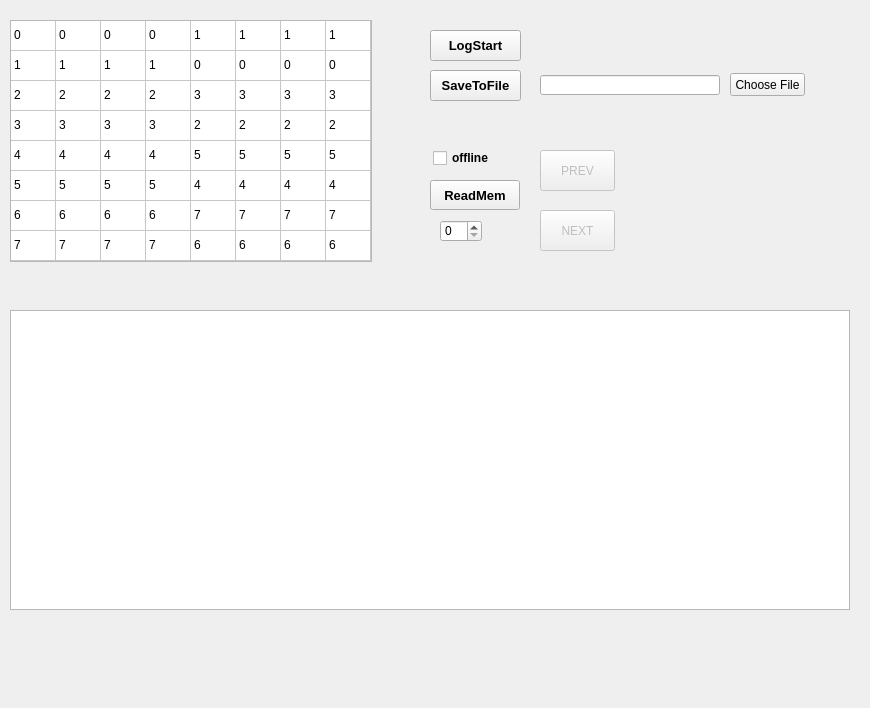
<?xml version="1.0" encoding="UTF-8"?>
<ui version="4.0">
 <class>Form_PWMs</class>
 <widget class="QWidget" name="Form_PWMs">
  <property name="geometry">
   <rect>
    <x>0</x>
    <y>0</y>
    <width>870</width>
    <height>708</height>
   </rect>
  </property>
  <property name="windowTitle">
   <string>Form_PWMs</string>
  </property>
  <widget class="QPushButton" name="pushButton_prevPWM">
   <property name="enabled">
    <bool>false</bool>
   </property>
   <property name="geometry">
    <rect>
     <x>540</x>
     <y>150</y>
     <width>75</width>
     <height>41</height>
    </rect>
   </property>
   <property name="text">
    <string>PREV</string>
   </property>
  </widget>
  <widget class="QPushButton" name="pushButton_nextPWM">
   <property name="enabled">
    <bool>false</bool>
   </property>
   <property name="geometry">
    <rect>
     <x>540</x>
     <y>210</y>
     <width>75</width>
     <height>41</height>
    </rect>
   </property>
   <property name="text">
    <string>NEXT</string>
   </property>
  </widget>
  <widget class="QPushButton" name="pushButton_readmem">
   <property name="geometry">
    <rect>
     <x>430</x>
     <y>180</y>
     <width>90</width>
     <height>30</height>
    </rect>
   </property>
   <property name="font">
    <font>
     <pointsize>10</pointsize>
     <weight>75</weight>
     <bold>true</bold>
    </font>
   </property>
   <property name="text">
    <string>ReadMem</string>
   </property>
  </widget>
  <widget class="QPushButton" name="pushButton_logstart">
   <property name="geometry">
    <rect>
     <x>430</x>
     <y>30</y>
     <width>91</width>
     <height>31</height>
    </rect>
   </property>
   <property name="font">
    <font>
     <pointsize>10</pointsize>
     <weight>75</weight>
     <bold>true</bold>
    </font>
   </property>
   <property name="text">
    <string>LogStart</string>
   </property>
  </widget>
  <widget class="QCheckBox" name="checkBox_offline">
   <property name="geometry">
    <rect>
     <x>433</x>
     <y>150</y>
     <width>71</width>
     <height>16</height>
    </rect>
   </property>
   <property name="font">
    <font>
     <weight>75</weight>
     <bold>true</bold>
    </font>
   </property>
   <property name="text">
    <string>offline</string>
   </property>
  </widget>
  <widget class="QSpinBox" name="spinBox_MemDataSelect">
   <property name="enabled">
    <bool>true</bool>
   </property>
   <property name="geometry">
    <rect>
     <x>440</x>
     <y>220</y>
     <width>42</width>
     <height>22</height>
    </rect>
   </property>
   <property name="minimum">
    <number>0</number>
   </property>
   <property name="value">
    <number>0</number>
   </property>
  </widget>
  <widget class="QPushButton" name="pushButton_saveMemDataToFile">
   <property name="geometry">
    <rect>
     <x>430</x>
     <y>70</y>
     <width>91</width>
     <height>31</height>
    </rect>
   </property>
   <property name="font">
    <font>
     <pointsize>10</pointsize>
     <weight>75</weight>
     <bold>true</bold>
    </font>
   </property>
   <property name="text">
    <string>SaveToFile</string>
   </property>
  </widget>
  <widget class="QTableWidget" name="tableWidget_PWM">
   <property name="geometry">
    <rect>
     <x>10</x>
     <y>20</y>
     <width>362</width>
     <height>242</height>
    </rect>
   </property>
   <property name="rowCount">
    <number>8</number>
   </property>
   <property name="columnCount">
    <number>8</number>
   </property>
   <attribute name="horizontalHeaderVisible">
    <bool>false</bool>
   </attribute>
   <attribute name="horizontalHeaderDefaultSectionSize">
    <number>45</number>
   </attribute>
   <attribute name="horizontalHeaderMinimumSectionSize">
    <number>21</number>
   </attribute>
   <attribute name="verticalHeaderVisible">
    <bool>false</bool>
   </attribute>
   <attribute name="verticalHeaderHighlightSections">
    <bool>true</bool>
   </attribute>
   <row/>
   <row/>
   <row/>
   <row/>
   <row/>
   <row/>
   <row/>
   <row/>
   <column/>
   <column/>
   <column/>
   <column/>
   <column/>
   <column/>
   <column/>
   <column/>
   <item row="0" column="0">
    <property name="text">
     <string>0</string>
    </property>
   </item>
   <item row="0" column="1">
    <property name="text">
     <string>0</string>
    </property>
   </item>
   <item row="0" column="2">
    <property name="text">
     <string>0</string>
    </property>
   </item>
   <item row="0" column="3">
    <property name="text">
     <string>0</string>
    </property>
   </item>
   <item row="0" column="4">
    <property name="text">
     <string>1</string>
    </property>
   </item>
   <item row="0" column="5">
    <property name="text">
     <string>1</string>
    </property>
   </item>
   <item row="0" column="6">
    <property name="text">
     <string>1</string>
    </property>
   </item>
   <item row="0" column="7">
    <property name="text">
     <string>1</string>
    </property>
   </item>
   <item row="1" column="0">
    <property name="text">
     <string>1</string>
    </property>
   </item>
   <item row="1" column="1">
    <property name="text">
     <string>1</string>
    </property>
   </item>
   <item row="1" column="2">
    <property name="text">
     <string>1</string>
    </property>
   </item>
   <item row="1" column="3">
    <property name="text">
     <string>1</string>
    </property>
   </item>
   <item row="1" column="4">
    <property name="text">
     <string>0</string>
    </property>
   </item>
   <item row="1" column="5">
    <property name="text">
     <string>0</string>
    </property>
   </item>
   <item row="1" column="6">
    <property name="text">
     <string>0</string>
    </property>
   </item>
   <item row="1" column="7">
    <property name="text">
     <string>0</string>
    </property>
   </item>
   <item row="2" column="0">
    <property name="text">
     <string>2</string>
    </property>
   </item>
   <item row="2" column="1">
    <property name="text">
     <string>2</string>
    </property>
   </item>
   <item row="2" column="2">
    <property name="text">
     <string>2</string>
    </property>
   </item>
   <item row="2" column="3">
    <property name="text">
     <string>2</string>
    </property>
   </item>
   <item row="2" column="4">
    <property name="text">
     <string>3</string>
    </property>
   </item>
   <item row="2" column="5">
    <property name="text">
     <string>3</string>
    </property>
   </item>
   <item row="2" column="6">
    <property name="text">
     <string>3</string>
    </property>
   </item>
   <item row="2" column="7">
    <property name="text">
     <string>3</string>
    </property>
   </item>
   <item row="3" column="0">
    <property name="text">
     <string>3</string>
    </property>
   </item>
   <item row="3" column="1">
    <property name="text">
     <string>3</string>
    </property>
   </item>
   <item row="3" column="2">
    <property name="text">
     <string>3</string>
    </property>
   </item>
   <item row="3" column="3">
    <property name="text">
     <string>3</string>
    </property>
   </item>
   <item row="3" column="4">
    <property name="text">
     <string>2</string>
    </property>
   </item>
   <item row="3" column="5">
    <property name="text">
     <string>2</string>
    </property>
   </item>
   <item row="3" column="6">
    <property name="text">
     <string>2</string>
    </property>
   </item>
   <item row="3" column="7">
    <property name="text">
     <string>2</string>
    </property>
   </item>
   <item row="4" column="0">
    <property name="text">
     <string>4</string>
    </property>
   </item>
   <item row="4" column="1">
    <property name="text">
     <string>4</string>
    </property>
   </item>
   <item row="4" column="2">
    <property name="text">
     <string>4</string>
    </property>
   </item>
   <item row="4" column="3">
    <property name="text">
     <string>4</string>
    </property>
   </item>
   <item row="4" column="4">
    <property name="text">
     <string>5</string>
    </property>
   </item>
   <item row="4" column="5">
    <property name="text">
     <string>5</string>
    </property>
   </item>
   <item row="4" column="6">
    <property name="text">
     <string>5</string>
    </property>
   </item>
   <item row="4" column="7">
    <property name="text">
     <string>5</string>
    </property>
   </item>
   <item row="5" column="0">
    <property name="text">
     <string>5</string>
    </property>
   </item>
   <item row="5" column="1">
    <property name="text">
     <string>5</string>
    </property>
   </item>
   <item row="5" column="2">
    <property name="text">
     <string>5</string>
    </property>
   </item>
   <item row="5" column="3">
    <property name="text">
     <string>5</string>
    </property>
   </item>
   <item row="5" column="4">
    <property name="text">
     <string>4</string>
    </property>
   </item>
   <item row="5" column="5">
    <property name="text">
     <string>4</string>
    </property>
   </item>
   <item row="5" column="6">
    <property name="text">
     <string>4</string>
    </property>
   </item>
   <item row="5" column="7">
    <property name="text">
     <string>4</string>
    </property>
   </item>
   <item row="6" column="0">
    <property name="text">
     <string>6</string>
    </property>
   </item>
   <item row="6" column="1">
    <property name="text">
     <string>6</string>
    </property>
   </item>
   <item row="6" column="2">
    <property name="text">
     <string>6</string>
    </property>
   </item>
   <item row="6" column="3">
    <property name="text">
     <string>6</string>
    </property>
   </item>
   <item row="6" column="4">
    <property name="text">
     <string>7</string>
    </property>
   </item>
   <item row="6" column="5">
    <property name="text">
     <string>7</string>
    </property>
   </item>
   <item row="6" column="6">
    <property name="text">
     <string>7</string>
    </property>
   </item>
   <item row="6" column="7">
    <property name="text">
     <string>7</string>
    </property>
   </item>
   <item row="7" column="0">
    <property name="text">
     <string>7</string>
    </property>
   </item>
   <item row="7" column="1">
    <property name="text">
     <string>7</string>
    </property>
   </item>
   <item row="7" column="2">
    <property name="text">
     <string>7</string>
    </property>
   </item>
   <item row="7" column="3">
    <property name="text">
     <string>7</string>
    </property>
   </item>
   <item row="7" column="4">
    <property name="text">
     <string>6</string>
    </property>
   </item>
   <item row="7" column="5">
    <property name="text">
     <string>6</string>
    </property>
   </item>
   <item row="7" column="6">
    <property name="text">
     <string>6</string>
    </property>
   </item>
   <item row="7" column="7">
    <property name="text">
     <string>6</string>
    </property>
   </item>
  </widget>
  <widget class="QGraphicsView" name="graphicsView_PWM">
   <property name="geometry">
    <rect>
     <x>10</x>
     <y>310</y>
     <width>840</width>
     <height>300</height>
    </rect>
   </property>
  </widget>
  <widget class="QLineEdit" name="lineEdit_PWMfile">
   <property name="geometry">
    <rect>
     <x>540</x>
     <y>75</y>
     <width>180</width>
     <height>20</height>
    </rect>
   </property>
  </widget>
  <widget class="QPushButton" name="pushButton_chooseFile">
   <property name="geometry">
    <rect>
     <x>730</x>
     <y>73</y>
     <width>75</width>
     <height>23</height>
    </rect>
   </property>
   <property name="text">
    <string>Choose File</string>
   </property>
  </widget>
  <widget class="QLabel" name="label_Status">
   <property name="geometry">
    <rect>
     <x>20</x>
     <y>280</y>
     <width>400</width>
     <height>16</height>
    </rect>
   </property>
   <property name="font">
    <font>
     <pointsize>10</pointsize>
    </font>
   </property>
   <property name="text">
    <string/>
   </property>
  </widget>
 </widget>
 <resources/>
 <connections/>
</ui>
